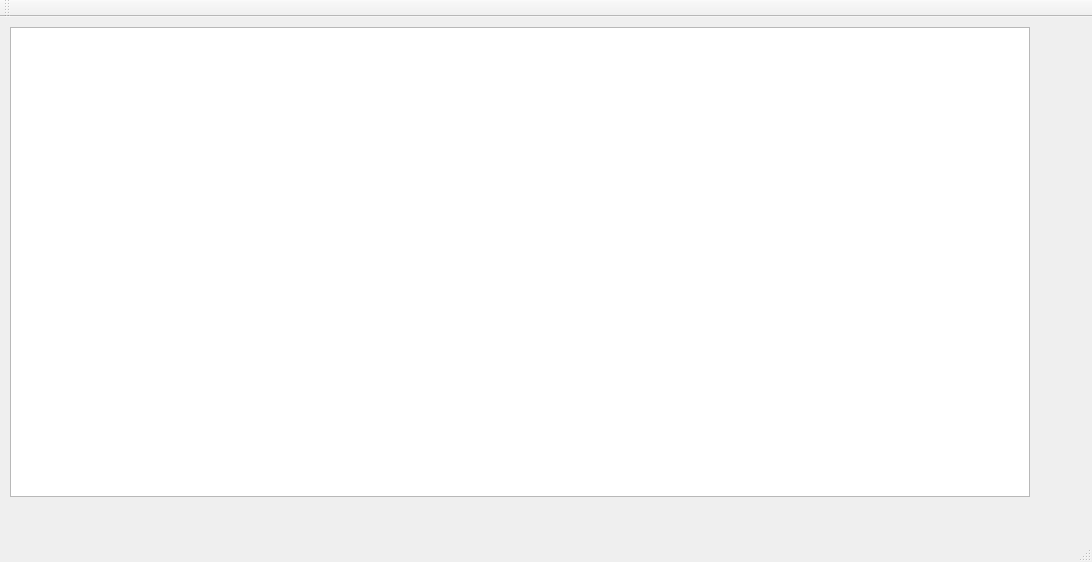
<?xml version="1.0" encoding="UTF-8"?>
<ui version="4.0">
 <class>MainWindow</class>
 <widget class="QMainWindow" name="MainWindow">
  <property name="geometry">
   <rect>
    <x>0</x>
    <y>0</y>
    <width>1092</width>
    <height>562</height>
   </rect>
  </property>
  <property name="windowTitle">
   <string>MainWindow</string>
  </property>
  <widget class="QWidget" name="centralWidget">
   <widget class="QGraphicsView" name="graphicsView">
    <property name="geometry">
     <rect>
      <x>10</x>
      <y>10</y>
      <width>1020</width>
      <height>470</height>
     </rect>
    </property>
    <property name="maximumSize">
     <size>
      <width>1020</width>
      <height>470</height>
     </size>
    </property>
    <property name="verticalScrollBarPolicy">
     <enum>Qt::ScrollBarAlwaysOff</enum>
    </property>
    <property name="horizontalScrollBarPolicy">
     <enum>Qt::ScrollBarAlwaysOff</enum>
    </property>
    <property name="sceneRect">
     <rectf>
      <x>0.000000000000000</x>
      <y>0.000000000000000</y>
      <width>1020.000000000000000</width>
      <height>470.000000000000000</height>
     </rectf>
    </property>
   </widget>
  </widget>
  <widget class="QMenuBar" name="menuBar">
   <property name="geometry">
    <rect>
     <x>0</x>
     <y>0</y>
     <width>1092</width>
     <height>26</height>
    </rect>
   </property>
  </widget>
  <widget class="QToolBar" name="mainToolBar">
   <attribute name="toolBarArea">
    <enum>TopToolBarArea</enum>
   </attribute>
   <attribute name="toolBarBreak">
    <bool>false</bool>
   </attribute>
  </widget>
  <widget class="QStatusBar" name="statusBar"/>
 </widget>
 <layoutdefault spacing="6" margin="11"/>
 <resources/>
 <connections/>
</ui>
